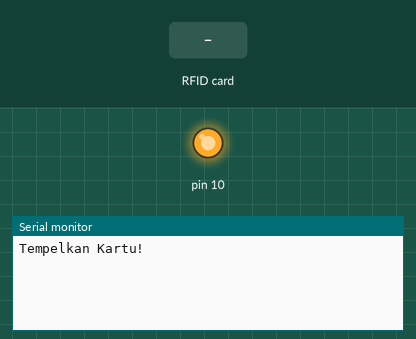
A sketch run on a simulated Arduino Uno, built with avr-gcc and run on an emulated ATmega328P. Shown: output pins drawn as LEDs (lit = HIGH), the last lines printed to the serial monitor. Inputs (shaded band) come from the test bench.

Above: at 1.2 s.
1.3 s: RFID card 9C 8E D7 6D held to the reader
At 2.5 s:
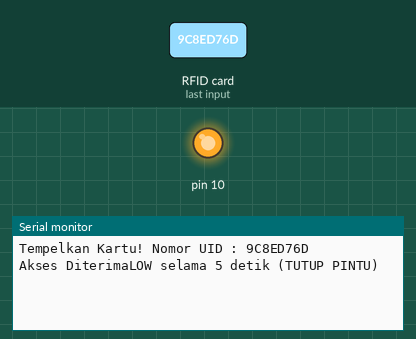
2.8 s: RFID card 5E 7A 19 C4 held to the reader
At 4.1 s:
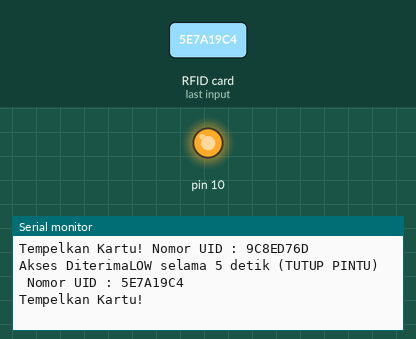

Measured:
- after the input at 1.3 s, the serial monitor: prints a new line at once (image 1)
- after the input at 2.8 s, the serial monitor: prints a new line at once (image 2)

The sketch:

latihanRfid.ino
```cpp
#include <SPI.h>
#include <MFRC522.h>

const int PIN_RST = 8;
const int PIN_SS  = 9;

String uidTag = "";

// Pembuatan objek MFRC522
MFRC522 mfrc(PIN_SS, PIN_RST);
//sketch created by Akshay Joseph
#include <Wire.h>

void setup() {

  Serial.begin(9600);
  SPI.begin();
  mfrc.PCD_Init();

  // Cek versi software MFRC555
  byte versi = mfrc.PCD_ReadRegister(mfrc.VersionReg);
  if (versi == 0x00 || versi == 0xFF) {
    Serial.println("Modul tidak ada!");
    while (true);
  }

  Serial.print("Tempelkan Kartu!");

}

void loop() {


  if (!mfrc.PICC_IsNewCardPresent())
    return;

  // Jika nomor tag tidak terdeteksi
  if (!mfrc.PICC_ReadCardSerial())
    return;

  // UID terdeteksi
  uidTag = "";
  for (byte j = 0; j < mfrc.uid.size; j++) {
    char teks[3];
    sprintf(teks, "%02X", mfrc.uid.uidByte[j]);
    uidTag += teks;
  }
  Serial.print(" Nomor UID : ");
  Serial.println(uidTag);
  if(uidTag == "9C8ED76D"){

  Serial.print("Akses Diterima");


  }
  if(uidTag != "9C8ED76D"){

  Serial.print("Tempelkan Kartu!");
  }

  else {

    // Kasi Delay 2 detik
    Serial.println("LOW selama 5 detik (TUTUP PINTU)");
    delay(1000);
  }

  // Change status kartu
  mfrc.PICC_HaltA();
}
```
